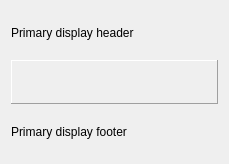
<?xml version="1.0" encoding="UTF-8"?>
<ui version="4.0">
 <class>Form</class>
 <widget class="QWidget" name="Form">
  <property name="geometry">
   <rect>
    <x>0</x>
    <y>0</y>
    <width>229</width>
    <height>164</height>
   </rect>
  </property>
  <property name="windowTitle">
   <string>Form</string>
  </property>
  <layout class="QVBoxLayout" name="verticalLayout">
   <item>
    <widget class="QLabel" name="label">
     <property name="text">
      <string>Primary display header</string>
     </property>
    </widget>
   </item>
   <item>
    <widget class="CEmbeddedDisplay" name="CEmbeddedDisplay">
     <property name="frameShape">
      <enum>QFrame::Panel</enum>
     </property>
     <property name="frameShadow">
      <enum>QFrame::Raised</enum>
     </property>
     <property name="filename" stdset="0">
      <string>second.py</string>
     </property>
    </widget>
   </item>
   <item>
    <widget class="QLabel" name="label_2">
     <property name="text">
      <string>Primary display footer</string>
     </property>
    </widget>
   </item>
  </layout>
 </widget>
 <customwidgets>
  <customwidget>
   <class>PyDMEmbeddedDisplay</class>
   <extends>QFrame</extends>
   <header>pydm.widgets.embedded_display</header>
  </customwidget>
  <customwidget>
   <class>CEmbeddedDisplay</class>
   <extends>PyDMEmbeddedDisplay</extends>
   <header>comrad.widgets.containers</header>
  </customwidget>
 </customwidgets>
 <resources/>
 <connections/>
</ui>
